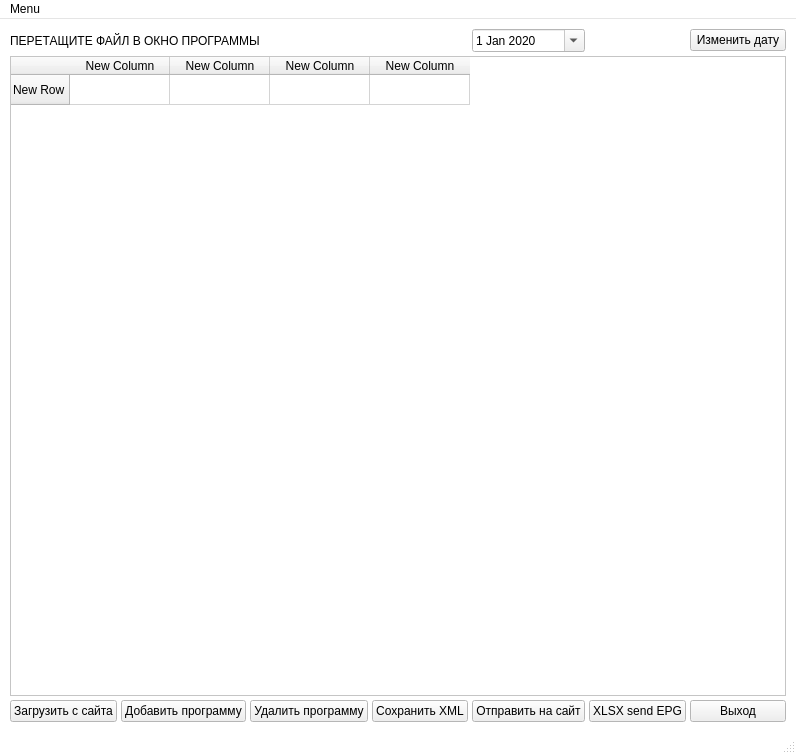
<?xml version="1.0" encoding="UTF-8"?>
<ui version="4.0">
 <author>Maksim</author>
 <class>MainWindow</class>
 <widget class="QMainWindow" name="MainWindow">
  <property name="windowModality">
   <enum>Qt::ApplicationModal</enum>
  </property>
  <property name="geometry">
   <rect>
    <x>0</x>
    <y>0</y>
    <width>796</width>
    <height>754</height>
   </rect>
  </property>
  <property name="palette">
   <palette>
    <active>
     <colorrole role="Base">
      <brush brushstyle="SolidPattern">
       <color alpha="255">
        <red>255</red>
        <green>255</green>
        <blue>255</blue>
       </color>
      </brush>
     </colorrole>
     <colorrole role="Window">
      <brush brushstyle="SolidPattern">
       <color alpha="255">
        <red>255</red>
        <green>255</green>
        <blue>255</blue>
       </color>
      </brush>
     </colorrole>
    </active>
    <inactive>
     <colorrole role="Base">
      <brush brushstyle="SolidPattern">
       <color alpha="255">
        <red>255</red>
        <green>255</green>
        <blue>255</blue>
       </color>
      </brush>
     </colorrole>
     <colorrole role="Window">
      <brush brushstyle="SolidPattern">
       <color alpha="255">
        <red>255</red>
        <green>255</green>
        <blue>255</blue>
       </color>
      </brush>
     </colorrole>
    </inactive>
    <disabled>
     <colorrole role="Base">
      <brush brushstyle="SolidPattern">
       <color alpha="255">
        <red>255</red>
        <green>255</green>
        <blue>255</blue>
       </color>
      </brush>
     </colorrole>
     <colorrole role="Window">
      <brush brushstyle="SolidPattern">
       <color alpha="255">
        <red>255</red>
        <green>255</green>
        <blue>255</blue>
       </color>
      </brush>
     </colorrole>
    </disabled>
   </palette>
  </property>
  <property name="cursor">
   <cursorShape>ArrowCursor</cursorShape>
  </property>
  <property name="acceptDrops">
   <bool>true</bool>
  </property>
  <property name="windowTitle">
   <string>ПРОГРАММА ПЕРЕДАЧ</string>
  </property>
  <property name="windowIcon">
   <iconset>
    <normaloff>photo.gif</normaloff>photo.gif</iconset>
  </property>
  <property name="statusTip">
   <string>Перетащите RAR или XML файл в окно программы или загрузите текущую с сайта</string>
  </property>
  <property name="whatsThis">
   <string/>
  </property>
  <property name="toolButtonStyle">
   <enum>Qt::ToolButtonIconOnly</enum>
  </property>
  <property name="unifiedTitleAndToolBarOnMac">
   <bool>false</bool>
  </property>
  <widget class="QWidget" name="centralwidget">
   <property name="autoFillBackground">
    <bool>false</bool>
   </property>
   <layout class="QGridLayout" name="gridLayout_2">
    <item row="0" column="0">
     <layout class="QGridLayout" name="gridLayout">
      <property name="sizeConstraint">
       <enum>QLayout::SetMaximumSize</enum>
      </property>
      <property name="leftMargin">
       <number>1</number>
      </property>
      <property name="topMargin">
       <number>1</number>
      </property>
      <property name="rightMargin">
       <number>1</number>
      </property>
      <property name="bottomMargin">
       <number>1</number>
      </property>
      <property name="spacing">
       <number>4</number>
      </property>
      <item row="11" column="2">
       <widget class="QPushButton" name="pushButton">
        <property name="toolTip">
         <string>&lt;html&gt;&lt;head/&gt;&lt;body&gt;&lt;p&gt;Добовляется строчка с низу выделенной позиции&lt;/p&gt;&lt;/body&gt;&lt;/html&gt;</string>
        </property>
        <property name="text">
         <string>Добавить программу</string>
        </property>
       </widget>
      </item>
      <item row="1" column="7">
       <widget class="QPushButton" name="pushButtonDate">
        <property name="toolTip">
         <string>&lt;html&gt;&lt;head/&gt;&lt;body&gt;&lt;p&gt;Изменения даты начинается с первой строки таблицы&lt;/p&gt;&lt;/body&gt;&lt;/html&gt;</string>
        </property>
        <property name="statusTip">
         <string/>
        </property>
        <property name="text">
         <string>Изменить дату</string>
        </property>
       </widget>
      </item>
      <item row="11" column="7">
       <widget class="QPushButton" name="pushButtonExit">
        <property name="toolTip">
         <string>Хорошего дня.</string>
        </property>
        <property name="text">
         <string>Выход</string>
        </property>
       </widget>
      </item>
      <item row="11" column="3">
       <widget class="QPushButton" name="pushButtonDEL">
        <property name="toolTip">
         <string>&lt;html&gt;&lt;head/&gt;&lt;body&gt;&lt;p&gt;&lt;span style=&quot; color:#ff0000;&quot;&gt;Удаляется выделенная строчка &lt;/span&gt;&lt;/p&gt;&lt;/body&gt;&lt;/html&gt;</string>
        </property>
        <property name="text">
         <string>Удалить программу</string>
        </property>
       </widget>
      </item>
      <item row="4" column="1" colspan="7">
       <widget class="QTableWidget" name="tableWidget">
        <property name="toolTip">
         <string/>
        </property>
        <row>
         <property name="text">
          <string>New Row</string>
         </property>
        </row>
        <column>
         <property name="text">
          <string>New Column</string>
         </property>
        </column>
        <column>
         <property name="text">
          <string>New Column</string>
         </property>
        </column>
        <column>
         <property name="text">
          <string>New Column</string>
         </property>
        </column>
        <column>
         <property name="text">
          <string>New Column</string>
         </property>
        </column>
       </widget>
      </item>
      <item row="11" column="4">
       <widget class="QPushButton" name="pushButtonSave">
        <property name="toolTip">
         <string>&lt;html&gt;&lt;head/&gt;&lt;body&gt;&lt;p&gt;Сохраняется XML файл с внесенными изменениями&lt;/p&gt;&lt;/body&gt;&lt;/html&gt;</string>
        </property>
        <property name="text">
         <string>Сохранить XML</string>
        </property>
       </widget>
      </item>
      <item row="11" column="5">
       <widget class="QPushButton" name="pushButtonSend">
        <property name="enabled">
         <bool>true</bool>
        </property>
        <property name="acceptDrops">
         <bool>false</bool>
        </property>
        <property name="toolTip">
         <string>&lt;html&gt;&lt;head/&gt;&lt;body&gt;&lt;p&gt;После отправки необходимо обновить программу в админке сайта&lt;/p&gt;&lt;/body&gt;&lt;/html&gt;</string>
        </property>
        <property name="autoFillBackground">
         <bool>false</bool>
        </property>
        <property name="text">
         <string>Отправить на сайт</string>
        </property>
        <property name="checkable">
         <bool>false</bool>
        </property>
       </widget>
      </item>
      <item row="11" column="1">
       <widget class="QPushButton" name="pushButton_Download">
        <property name="toolTip">
         <string>&lt;html&gt;&lt;head/&gt;&lt;body&gt;&lt;p&gt;Загружается текущая программа передач находящаяся на сайте.&lt;/p&gt;&lt;p&gt;&lt;a href=&quot;http://new.channel4.ru/schedule-program/#block2&quot;&gt;&lt;span style=&quot; text-decoration: underline; color:#0000ff;&quot;&gt;channel4.ru&lt;/span&gt;&lt;/a&gt;&lt;/p&gt;&lt;/body&gt;&lt;/html&gt;</string>
        </property>
        <property name="toolTipDuration">
         <number>-1</number>
        </property>
        <property name="text">
         <string>Загрузить с сайта</string>
        </property>
       </widget>
      </item>
      <item row="1" column="5">
       <widget class="QDateEdit" name="dateEdit">
        <property name="toolTip">
         <string notr="true">&lt;html&gt;&lt;head/&gt;&lt;body&gt;&lt;p&gt;Укажите дату понедельника нужной недели&lt;/p&gt;&lt;/body&gt;&lt;/html&gt;</string>
        </property>
        <property name="maximumDate">
         <date>
          <year>2030</year>
          <month>12</month>
          <day>31</day>
         </date>
        </property>
        <property name="minimumDate">
         <date>
          <year>2019</year>
          <month>9</month>
          <day>14</day>
         </date>
        </property>
        <property name="calendarPopup">
         <bool>true</bool>
        </property>
        <property name="date">
         <date>
          <year>2020</year>
          <month>1</month>
          <day>1</day>
         </date>
        </property>
       </widget>
      </item>
      <item row="1" column="1" colspan="3">
       <widget class="QLabel" name="label">
        <property name="sizePolicy">
         <sizepolicy hsizetype="Maximum" vsizetype="Preferred">
          <horstretch>0</horstretch>
          <verstretch>0</verstretch>
         </sizepolicy>
        </property>
        <property name="maximumSize">
         <size>
          <width>651</width>
          <height>16777215</height>
         </size>
        </property>
        <property name="text">
         <string>ПЕРЕТАЩИТЕ ФАЙЛ В ОКНО ПРОГРАММЫ</string>
        </property>
       </widget>
      </item>
      <item row="11" column="6">
       <widget class="QPushButton" name="pushButton_EPG">
        <property name="text">
         <string>XLSX send EPG</string>
        </property>
       </widget>
      </item>
     </layout>
    </item>
   </layout>
  </widget>
  <widget class="QMenuBar" name="menubar">
   <property name="geometry">
    <rect>
     <x>0</x>
     <y>0</y>
     <width>796</width>
     <height>21</height>
    </rect>
   </property>
   <widget class="QMenu" name="menuMain">
    <property name="title">
     <string>Menu</string>
    </property>
    <addaction name="actionOpen"/>
    <addaction name="actionSave"/>
    <addaction name="actionSend"/>
    <addaction name="separator"/>
    <addaction name="actionExit"/>
    <addaction name="separator"/>
    <addaction name="actionMergeXML"/>
   </widget>
   <addaction name="menuMain"/>
  </widget>
  <widget class="QStatusBar" name="statusbar"/>
  <action name="actionOpen">
   <property name="checkable">
    <bool>false</bool>
   </property>
   <property name="text">
    <string>Open</string>
   </property>
  </action>
  <action name="actionSend">
   <property name="text">
    <string>Send to WWW</string>
   </property>
  </action>
  <action name="actionSave">
   <property name="text">
    <string>Save</string>
   </property>
  </action>
  <action name="actionExit">
   <property name="text">
    <string>Exit</string>
   </property>
  </action>
  <action name="actionMergeXML">
   <property name="text">
    <string>MergeXML</string>
   </property>
  </action>
 </widget>
 <resources/>
 <connections>
  <connection>
   <sender>pushButton</sender>
   <signal>clicked()</signal>
   <receiver>tableWidget</receiver>
   <slot>resizeColumnsToContents()</slot>
   <hints>
    <hint type="sourcelabel">
     <x>240</x>
     <y>637</y>
    </hint>
    <hint type="destinationlabel">
     <x>196</x>
     <y>527</y>
    </hint>
   </hints>
  </connection>
  <connection>
   <sender>pushButton</sender>
   <signal>clicked()</signal>
   <receiver>tableWidget</receiver>
   <slot>resizeRowsToContents()</slot>
   <hints>
    <hint type="sourcelabel">
     <x>240</x>
     <y>637</y>
    </hint>
    <hint type="destinationlabel">
     <x>248</x>
     <y>560</y>
    </hint>
   </hints>
  </connection>
 </connections>
</ui>
